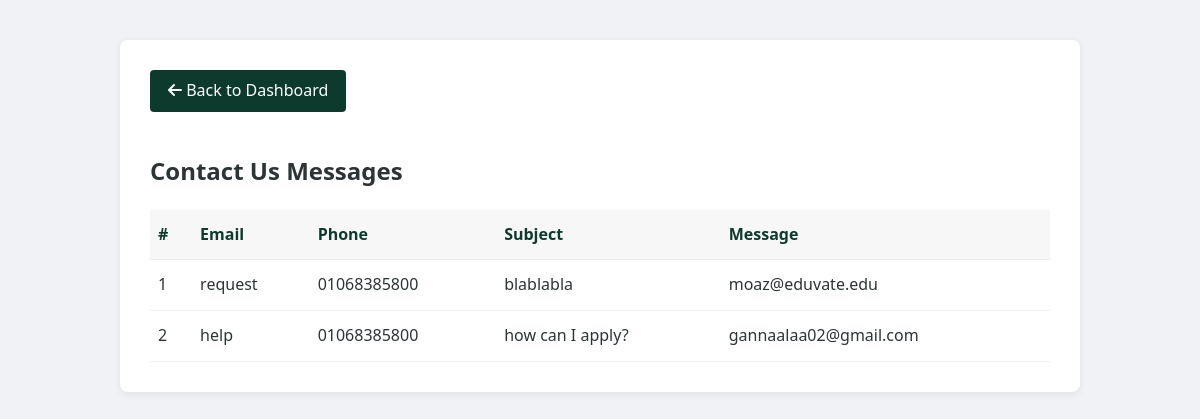
The page /Admin/ViewMessages.php on the database its author committed.
### tables this page shows
CREATE TABLE `contactus` (
  `ContactID` int(11) NOT NULL,
  `Message` varchar(255) NOT NULL,
  `Email` varchar(255) NOT NULL,
  `Subject` varchar(255) NOT NULL,
  `PhoneNumber` varchar(255) NOT NULL
);

### Admin/ViewMessages.php (the view, shortened to what this page needs)
<?php
include '../connection.php';
$query = "SELECT * FROM contactus ORDER BY ContactID DESC";
$result = mysqli_query($connect, $query);
?>
<!DOCTYPE html>
<html lang="en">
<head>
    <link rel="stylesheet" href="css/dashboard.css">
    <link rel="stylesheet" href="css/sidebar.css">
    <link rel="stylesheet" href="https://cdnjs.cloudflare.com/ajax/libs/font-awesome/6.0.0/css/all.min.css">
</head>
<body>
    <div>
        <div class="messages-table-container">
            <a href="Dashboard.php" class="back-btn"><i class="fas fa-arrow-left"></i> Back to Dashboard</a>
            <h2 style="margin-bottom:20px;">Contact Us Messages</h2>
            <div style="overflow-x:auto;">
            <table class="messages-table">
                <thead>
                    <tr>
                        <th>#</th>
                        <th>Email</th>
                        <th>Phone</th>
                        <th>Subject</th>
                        <th>Message</th>
                    </tr>
                </thead>
                <tbody>
                    <?php
                    if(mysqli_num_rows($result) > 0) {
                        $i = 1;
                        while($row = mysqli_fetch_assoc($result)) {
                            echo "<tr>";
                            echo "<td>" . $i++ . "</td>";
                            echo "<td>" . htmlspecialchars($row['Email']) . "</td>";
                            echo "<td>" . htmlspecialchars($row['PhoneNumber']) . "</td>";
                            echo "<td>" . htmlspecialchars($row['Subject']) . "</td>";
                            echo "<td>" . nl2br(htmlspecialchars($row['Message'])) . "</td>";
                            echo "</tr>";
                        }
                    } else {
                        echo "<tr><td colspan='6' style='text-align:center;'>No messages found.</td></tr>";
                    }
                    ?>
                </tbody>
            </table>
            </div>
        </div>
    </div>
</body>
</html>

### Admin/CSS/dashboard.css (style rules this page uses)
:root { --primary-color: #0C3B2E; --secondary-color: #6d9773; --accent-color: #FFBA00; --text-color: #333; --light-gray: #f5f5f5; --white: #ffffff; --shadow: 0 4px 6px rgba(0, 0, 0, 0.1); --border-radius: 10px; --transition: all 0.3s ease; }
body { font-family: 'Segoe UI', Tahoma, Geneva, Verdana, sans-serif; margin: 0; padding: 0; background-color: var(--light-gray); color: var(--text-color); }

### Admin/CSS/sidebar.css (style rules this page uses)
:root { --primary: #6d9773; --primary-light: #84b090; --dark: #0c3b2e; --accent: #ffba00; --accent-light: #ffd04d; --bg-color: #f0f2f5; --card-bg: #ffffff; --text-primary: #2d3436; --text-secondary: #636e72; --shadow: rgba(0, 0, 0, 0.1); --sidebar-width: 230px; --sidebar-collapsed-width: 70px; }
body { background-color: var(--bg-color); color: var(--text-primary); font-family: 'Segoe UI', Tahoma, Geneva, Verdana, sans-serif; line-height: 1.6; margin: 0; min-height: 100vh; }

### Admin/ViewMessages.php (style rules this page uses)
.messages-table-container { width: 900px; margin: 40px auto; background: #fff; border-radius: 8px; box-shadow: 0 2px 8px rgba(0,0,0,0.07); padding: 30px; }
.messages-table { width: 100%; border-collapse: collapse; }
.messages-table th, .messages-table td { padding: 12px 8px; border-bottom: 1px solid #eee; text-align: left; }
.messages-table th { background: #f7f7f7; color: #0C3B2E; }
.back-btn { margin-bottom: 20px; display: inline-block; color: #fff; background: #0C3B2E; padding: 8px 18px; border-radius: 4px; text-decoration: none; font-weight: 500; }

### rows shown on the page
contactus: Email "request", PhoneNumber "01068385800", Subject "blablabla", Message "moaz@eduvate.edu"
contactus: Email "help", PhoneNumber "01068385800", Subject "how can I apply?", Message "gannaalaa02@gmail.com"
